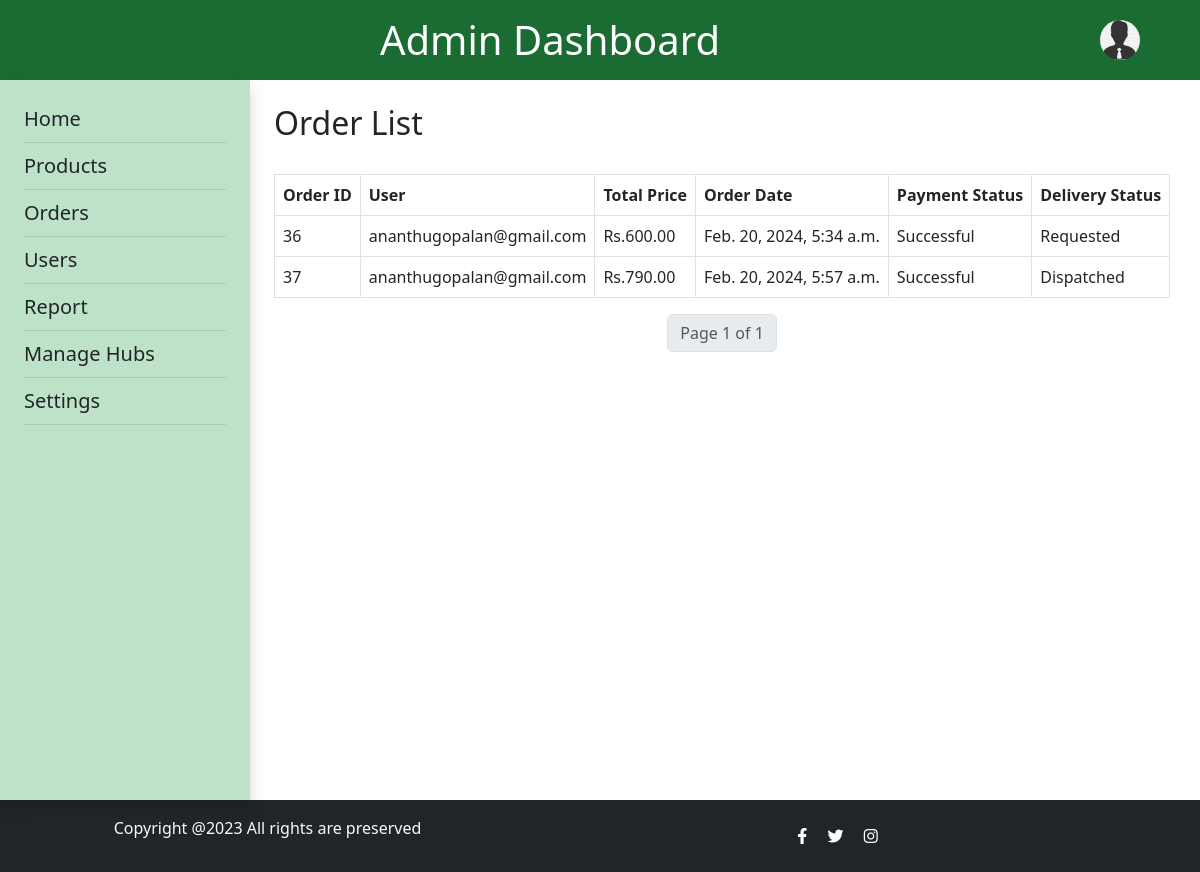
/admin_orders/ (signed in), run on the app's committed database.
### agriselect/models.py (models this page shows, shortened)
class Order(models.Model):
    class PaymentStatusChoices(models.TextChoices):
        PENDING = 'pending', 'Pending'
        SUCCESSFUL = 'successful', 'Successful'
        FAILED = 'failed', 'Failed'
    class OrderStatusChoices(models.TextChoices):
        REQUESTED = 'Requested', 'Requested'
        DISPATCHED = 'Dispatched', 'Dispatched'
        DELIVERED = 'Delivered', 'Delivered'
    user = models.ForeignKey(CustomUser, on_delete=models.CASCADE)
    cart_items = models.ManyToManyField('CartItem')  # Assuming the CartItem model has a reference to Product
    total_price = models.DecimalField(max_digits=10, decimal_places=2)
    order_date_only = models.DateField(default=timezone.now)
    order_date = models.DateTimeField(auto_now_add=True)
    razorpay_order_id = models.CharField(max_length=255, default=None)
    payment_status = models.CharField(
        max_length=20, choices=PaymentStatusChoices.choices, default=PaymentStatusChoices.PENDING)
    order_status = models.CharField(
        max_length=20, choices=OrderStatusChoices.choices, default=OrderStatusChoices.REQUESTED)
    accepted_by_store = models.BooleanField(default=False)

### userapp/models.py (models this page shows, shortened)
class CustomUser(AbstractUser):
    username = None
    USERNAME_FIELD  = 'email'
    first_name = models.CharField(max_length=100, default='')
    last_name   = models.CharField(max_length=100, default='')
    email = models.EmailField(unique=True)
    password = models.CharField(max_length=128,null=True)
    is_customer = models.BooleanField(default=False)
    is_seller = models.BooleanField(default=False)
    hub_status = models.BooleanField(default=False)
    pan_number = models.CharField(max_length=25, null=True)
    REQUIRED_FIELDS = []

### agriselect/views.py (the view)
# urls.py: path('admin_orders/', views.admin_orders, name='admin_orders'),
@login_required(login_url='user_login')
def admin_orders(request):
    orders_list = Order.objects.all()
    paginator = Paginator(orders_list, 10)  # Show 10 orders per page
    page = request.GET.get('page')
    try:
        orders = paginator.page(page)
    except PageNotAnInteger:
        orders = paginator.page(1)
    except EmptyPage:
        orders = paginator.page(paginator.num_pages)
    context = {'orders': orders}
    return render(request, 'admin_orders.html', context)

### template/admin_orders.html (shortened to what this page needs)
{% load static %}
<!DOCTYPE html>
<html lang="en">
<head>
    <link rel="stylesheet" href="https://cdn.jsdelivr.net/npm/bootstrap@5.3.0/dist/css/bootstrap.min.css">
    <link rel="stylesheet" href="https://cdnjs.cloudflare.com/ajax/libs/font-awesome/6.3.0/css/all.min.css">
</head>
<body>
    <header class="py-3 d-flex" style="background-color: #1b6c32 ;padding-right: 5%;">
        <div class="container text-center">
            <h1 class="mb-0 text-white">Admin Dashboard</h1>
        </div>
        <div class="dropdown">
            <img src="{% static "img/admin_icon.jpg" %}" alt="User Avatar" class="rounded-circle dropdown-toggle mt-1" id="userDropdown" data-bs-toggle="dropdown" aria-expanded="false" style="width: 40px; height: 40px; cursor: pointer;">
        </div>
    </header>
    <div class="d-flex">
        <nav class="sidenav shadow p-4" style="width: 250px; height: calc(100vh - 80px);background-color: #bee2c8;">
            <ul class="list-unstyled">
                <li><a href="{% url 'admin_dashboard' %}" class="text-dark text-decoration-none fs-5">Home</a></li>
                <li class="pb-2 mb-2" style="border-bottom: 1px solid rgba(0, 0, 0, 0.1);">
                <li><a href="{% url 'admin_products' %}" class="text-dark text-decoration-none fs-5">Products</a></li>
                <li class="pb-2 mb-2" style="border-bottom: 1px solid rgba(0, 0, 0, 0.1);">
                <li><a href="{% url 'admin_orders' %}" class="text-dark text-decoration-none fs-5">Orders</a></li>
                <li class="pb-2 mb-2" style="border-bottom: 1px solid rgba(0, 0, 0, 0.1);">
                <li><a href="{% url 'admin_users' %}" class="text-dark text-decoration-none fs-5">Users</a></li>
                <li class="pb-2 mb-2" style="border-bottom: 1px solid rgba(0, 0, 0, 0.1);">
                <li><a href="{% url 'admin_report' %}" class="text-dark text-decoration-none fs-5">Report</a></li>
                <li class="pb-2 mb-2" style="border-bottom: 1px solid rgba(0, 0, 0, 0.1);">
                <li><a href="{% url 'admin_hubs' %}" class="text-dark text-decoration-none fs-5">Manage Hubs</a></li>
                <li class="pb-2 mb-2" style="border-bottom: 1px solid rgba(0, 0, 0, 0.1);">
                <li><a href="{% url 'admin_settings' %}" class="text-dark text-decoration-none fs-5">Settings</a></li>
                <li class="pb-2 mb-2" style="border-bottom: 1px solid rgba(0, 0, 0, 0.1);">
            </ul>
        </nav>
        <main class="ms-4 mt-4">
            <section class="content">
                <h2>Order List</h2><br>
                <table class="table table-bordered">
                    <thead>
                        <tr>
                            <th>Order ID</th>
                            <th>User</th>
                            <th>Total Price</th>
                            <th>Order Date</th>
                            <th>Payment Status</th>
                            <th>Delivery Status</th>
                        </tr>
                    </thead>
                    <tbody>
                        {% for order in orders %}
                            <tr>
                                <td>{{ order.id }}</td>
                                <td>{{ order.user.email }}</td>
                                <td>Rs.{{ order.total_price }}</td>
                                <td>{{ order.order_date }}</td>
                                <td>{{ order.get_payment_status_display }}</td>
                                <td>{{ order.order_status}}</td>
                            </tr>
                        {% endfor %}
                    </tbody>
                </table>
                <nav aria-label="Page navigation">
                    <ul class="pagination justify-content-center">
                        <li class="page-item disabled"><span class="page-link">Page {{ orders.number }} of {{ orders.paginator.num_pages }}</span></li>
                    </ul>
                </nav>
            </section>
        </main>
    </div>
    <footer class="footer mt-0 py-3 bg-dark">
        <div class="container text-center">
        <div class="row text-center text-md-left align-items-center">
            <div class="col-md-5">
            <p class="text-light">Copyright @2023 All rights are preserved</p>
            </div>
            <div class="col-md-7">
            <a href="#" class="social-icons text-white"><i class="fab fa-facebook-f"></i></a>
            <a href="#" class="social-icons text-white"><i class="fab fa-twitter"></i></a>
            <a href="#" class="social-icons text-white"><i class="fab fa-instagram"></i></a>
            </div>
        </div>
        </div>
    </footer>
</body>
</html>

### data on the page
Order: id "36", user.email "ananthugopalan@gmail.com", total_price "600.00", order_date "Feb. 20, 2024, 5:34 a.m.", payment_status "Successful", order_status "Requested"
Order: id "37", user.email "ananthugopalan@gmail.com", total_price "790.00", order_date "Feb. 20, 2024, 5:57 a.m.", payment_status "Successful", order_status "Dispatched"

### other printed values
{{ orders.number }} "1"
{{ orders.paginator.num_pages }} "1"
